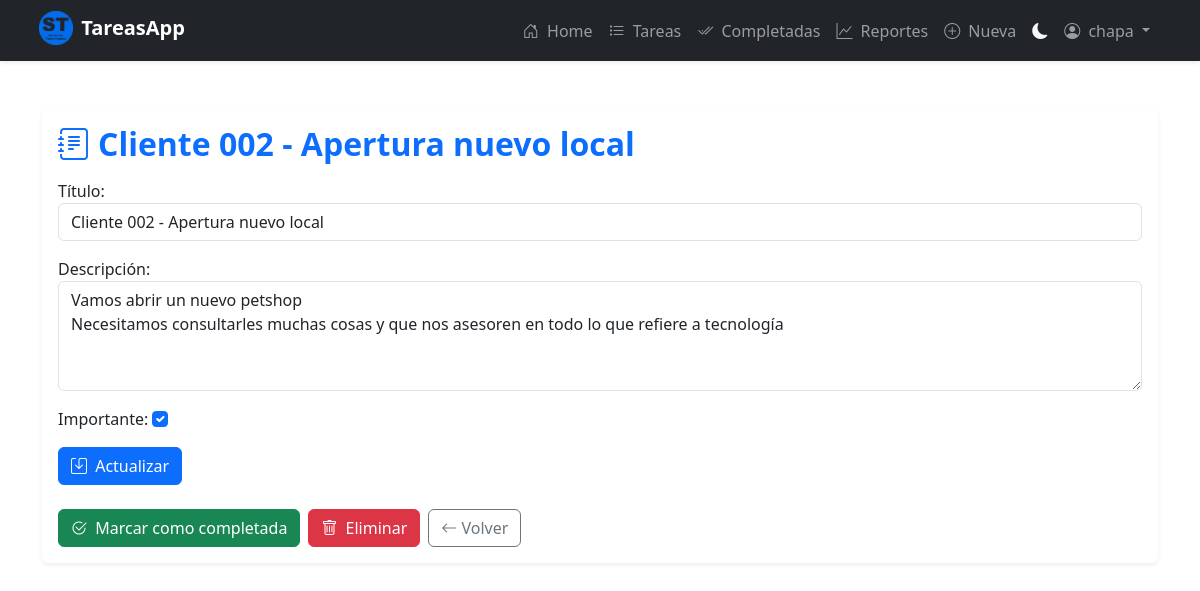
Screenshot of /tasks/6 (signed in) with the database file from the repository.
### tasks/models.py (models this page shows, shortened)
class Task(models.Model):
  title = models.CharField(max_length=200)
  description = models.TextField(max_length=1000)
  created = models.DateTimeField(auto_now_add=True)
  datecompleted = models.DateTimeField(null=True, blank=True)
  important = models.BooleanField(default=False)
  user = models.ForeignKey(User, on_delete=models.CASCADE, related_name='owned_tasks')
  class Meta:
    verbose_name = 'Tarea'
    verbose_name_plural = 'Tareas'
    ordering = ['-created']
  def has_permission(self, user, permission_type='view'):
    if user == self.user:
      return True

### tasks/views.py (the view, shortened to what this page needs)
# urls.py: path('tasks/<int:task_id>', views.task_detail, name='task_detail'),
@login_required
@user_has_permission('view')
def task_detail(request, task_id):
    task = get_object_or_404(Task, pk=task_id)
    can_edit = task.has_permission(request.user, 'edit')
    if request.method == 'GET':
        form = TaskForm(instance=task)
        return render(request, 'task_detail.html', {
            'task': task,
            'form': form,
            'can_edit': can_edit
        })

### tasks/forms.py
class TaskForm(forms.ModelForm):
    class Meta:
        model = Task
        fields = ['title', 'description', 'important']
        labels = {
            'title': 'Título',
            'description': 'Descripción',
            'important': 'Importante',
        }
        widgets = {
            'title': forms.TextInput(attrs={
                'class': 'form-control',
                'placeholder': 'Ingresá el título de la tarea'
            }),
            'description': forms.Textarea(attrs={
                'class': 'form-control',
                'rows': 4,
                'placeholder': 'Escribí una descripción...'
            }),
            'important': forms.CheckboxInput(attrs={
                'class': 'form-check-input'
            }),
        }

### tasks/permissions.py (called while the page is built)
def user_has_permission(permission_type='view'):
    def decorator(view_func):
        @wraps(view_func)
        @login_required
        def wrapper(request, *args, **kwargs):
            task_id = kwargs.get('task_id')
            if not task_id:
                raise PermissionDenied("No se proporcionó ID de tarea")
            task = get_object_or_404(Task, pk=task_id)
            if not task.has_permission(request.user, permission_type):
                messages.error(
                    request,
                    f"No tienes permiso para {permission_type} esta tarea."
                )
                return redirect('tasks')
            return view_func(request, *args, **kwargs)
        return wrapper
    return decorator

### tasks/templates/task_detail.html (shortened to what this page needs)
{% extends 'base.html' %}
{% load static %}
{% block content %}
<div class="container mt-5">
  <div class="card shadow-sm border-0">
    <div class="card-body">
      <h2 class="card-title text-primary fw-bold mb-3">
        <i class="bi bi-journal-text me-2"></i>{{ task.title }}
      </h2>
      <form method="POST" class="mb-4">
        <div class="mb-3">
          {{ form.as_p }}
        </div>
        <button type="submit" class="btn btn-primary">
          <i class="bi bi-save me-1"></i> Actualizar
        </button>
      </form>
      <div class="d-flex flex-wrap gap-2">
        <form action="{% url 'complete_task' task.id %}" method="POST">
          <button type="submit" class="btn btn-success">
            <i class="bi bi-check2-circle me-1"></i> Marcar como completada
          </button>
        </form>
        <form action="{% url 'delete_task' task.id %}" method="POST"
              onsubmit="return confirm('¿Seguro que deseas eliminar esta tarea?');">
          <button type="submit" class="btn btn-danger">
            <i class="bi bi-trash me-1"></i> Eliminar
          </button>
        </form>
        <a href="{% url 'tasks' %}" class="btn btn-outline-secondary">
          <i class="bi bi-arrow-left"></i> Volver
        </a>
      </div>
    </div>
  </div>
</div>
{% endblock %}

### tasks/templates/_navbar.html (shortened to what this page needs)
<nav class="navbar navbar-expand-lg navbar-dark bg-dark shadow-sm">
  <div class="container">
    {% load static %}
    <a class="navbar-brand fw-bold" href="/" >
      <img src="{% static 'tasks/images/logo-st.png' %}" alt="Logo de YacareSoft" width="34" height="34" class="d-inline-block align-text-top" style="position: relative; top: -3px; right: 3px"> TareasApp
    </a>
    <div class="collapse navbar-collapse" id="navbarNav">
      <ul class="navbar-nav ms-auto align-items-lg-center">
        <li class="nav-item">
          <a href="/" class="nav-link {% if request.path == '/' %}active{% endif %}">
            <i class="bi bi-house-door me-1"></i> Home
          </a>
        </li>
        {% if user.is_authenticated %}
        <li class="nav-item">
          <a href="{% url 'tasks' %}" class="nav-link {% if request.path == '/tasks/' %}active{% endif %}">
            <i class="bi bi-list-task me-1"></i> Tareas
          </a>
        </li>
        <li class="nav-item">
          <a href="{% url 'tasks_completed' %}" class="nav-link {% if request.path == '/tasks_completed/' %}active{% endif %}">
            <i class="bi bi-check2-all me-1"></i> Completadas
          </a>
        </li>
        <li class="nav-item">
          <a href="{% url 'reports' %}" class="nav-link {% if '/reports/' in request.path %}active{% endif %}">
            <i class="bi bi-graph-up me-1"></i> Reportes
          </a>
        </li>
        <li class="nav-item">
          <a href="{% url 'create_task' %}" class="nav-link {% if request.path == '/create_task/' %}active{% endif %}">
            <i class="bi bi-plus-circle me-1"></i> Nueva
          </a>
        </li>
        <li class="nav-item">
          <button type="button" id="globalThemeToggle" class="nav-link btn btn-link text-light" title="Cambiar tema">
            <i class="bi bi-moon-fill" id="globalThemeIcon"></i>
          </button>
        </li>
        <li class="nav-item dropdown">
          <a
            class="nav-link dropdown-toggle"
            href="#"
            id="navbarDropdown"
            role="button"
            data-bs-toggle="dropdown"
            aria-expanded="false"
          >
            <i class="bi bi-person-circle me-1"></i> {{ user.username }}
          </a>
        </li>
        {% endif %}
      </ul>
    </div>
  </div>
</nav>

### rows the page displays
Task: title "Cliente 002 - Apertura nuevo local", description "Vamos abrir un nuevo petshop Necesitamos consultarles muchas cosas y que nos asesoren en todo lo que refiere a tecnología", important "☑"

### other values shown
{{ user.username }} "chapa"
